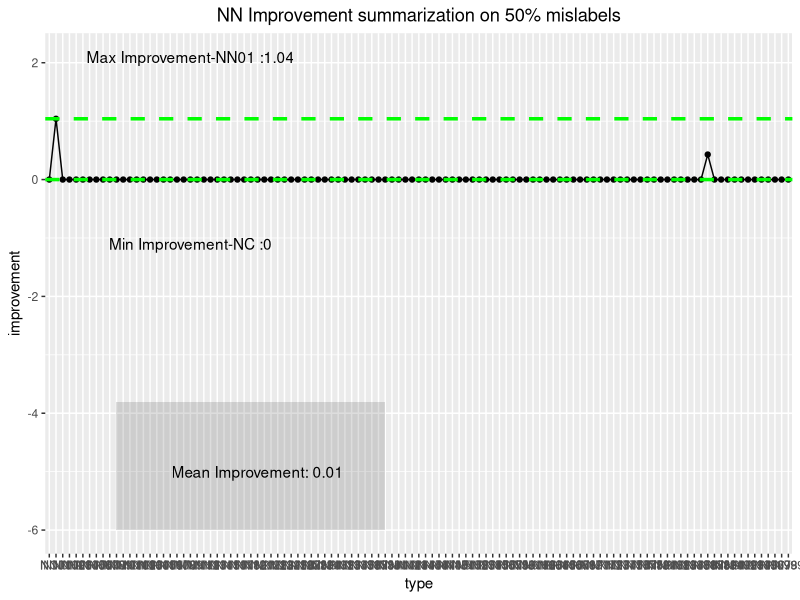
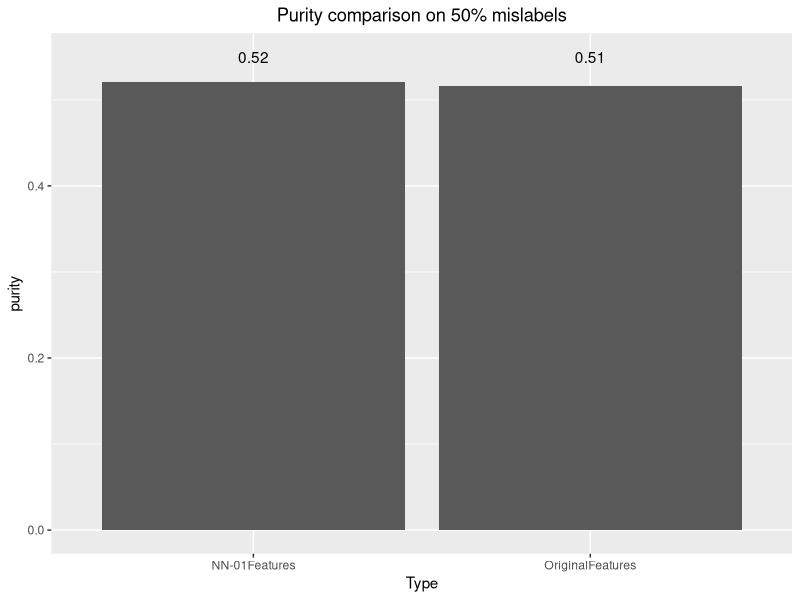

Write the R code that produced these figures, in order.
setwd("D:/Spring 2018/STA/Project/newcode/expt4/")
data = read.csv("results/tanh_voice_results.csv")

getname = function(x){
  split = unlist(strsplit(as.character(x), "_"))
  string = paste(trimws(split[1], "both"),
                 trimws(split[2], "both"), trimws(split[3], "both"), sep = "")
  return(string)
}
data$type = sapply(data$type, function(x) ifelse(x == "NormalClustering", "NC", getname(x)))



library(ggplot2)
ggplot(data, aes(x=type, y=improvement, group=1)) +
  geom_line()+
  geom_point() + 
  geom_hline(yintercept = max(data$improvement), color = "green", linetype = "dashed", size = 1.2) +
  annotate("text", label = paste("Max Improvement-", data$type[grep(max(data$improvement), data$improvement)[1]], " :", 
                                 round(max(data$improvement),2), sep = ""), 
           x = "NN11", 
           y = 2.1, color = "black")+
  geom_hline(yintercept = min(data$improvement[1:nrow(data)]), color = "green", linetype = "dashed", size = 1.2) +
  annotate("text", label =  paste("Min Improvement-", data$type[grep(min(data$improvement), data$improvement)[1]], " :", 
                                  round(min(data$improvement),2), sep = ""),
           x = "NN11", 
           y = -1.1) + 
  ggtitle("NN Improvement summarization on 50% mislabels") + theme(plot.title = element_text(hjust = 0.5))+
  annotate("rect", xmin = "NN09", xmax = "NN39", ymin = -6, ymax = -3.8,
           alpha = .2) + annotate("text", label = paste("Mean Improvement: ", round(mean(data$improvement[2:nrow(data)]), 2), sep = ""),
                                  x = "NN21", y = -5)


purity = c(data$purity[1], max(data$purity))
Type = c("OriginalFeatures", "NN-01Features")
plot_data = data.frame(Type, purity)
ggplot(plot_data, aes(x = Type, y = purity, group = 1)) + 
  geom_histogram(stat = "identity")+
  ggtitle("Purity comparison on 50% mislabels")+ theme(plot.title = element_text(hjust = 0.5))+
  annotate("text", label =  paste("0.52"),
           x = "NN-01Features", 
           y = 0.55, color = "black")+
  annotate("text", label =  paste("0.51"),
           x = "OriginalFeatures", 
           y = 0.55, color = "black")

